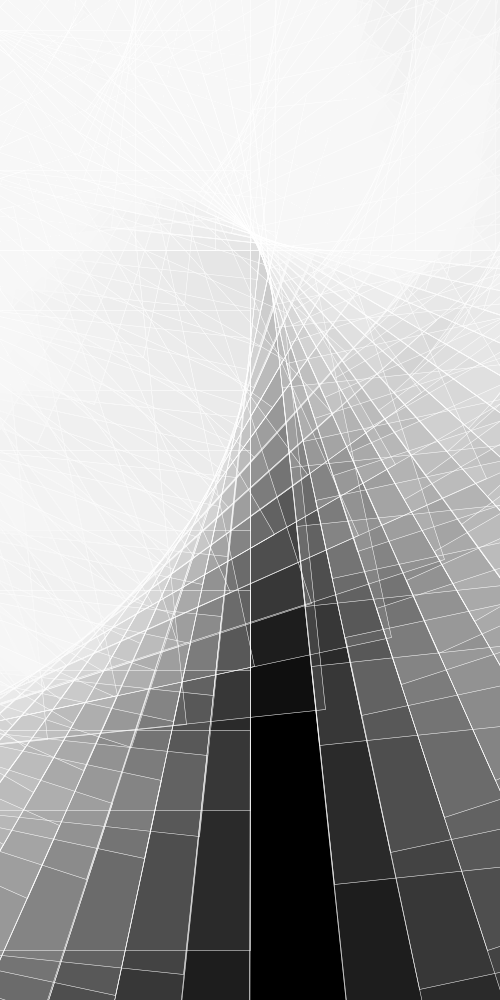
Frame 1 (no input)
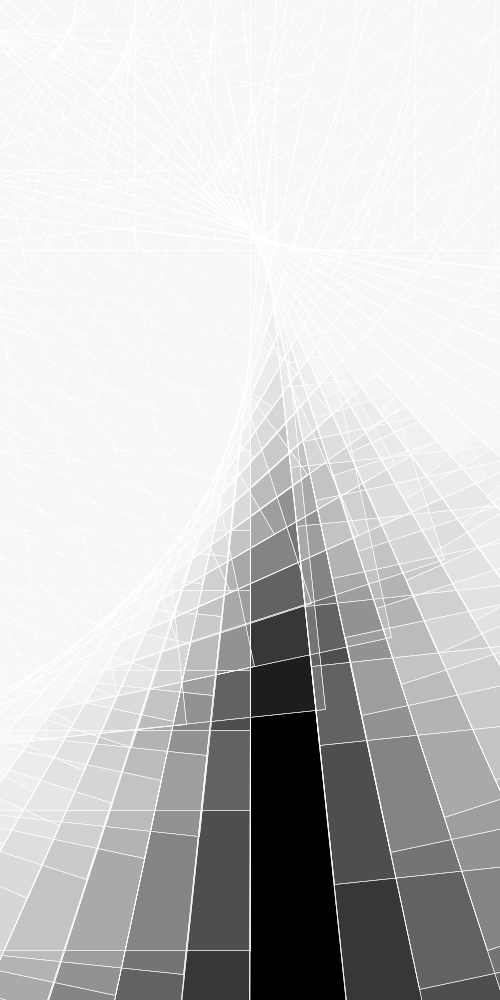
Frame 2 (the mouse pressed at the canvas centre, redrawn once)

The Processing sketch that drew these frames (run headless with seeded random() and noise(); the mouse was pressed at the canvas centre and the sketch redrawn once):

// Processing sketch: processing_32274
// ── processing_32274.pde

int change=35;
int a=700;
int d=600;
int b=500;
int c=1000;
int e=400;
int f=255;

void setup() {
  size(500,1000);
  rectMode(CENTER);
  stroke(f);
  fill(f,f,f,15);
  smooth();
  background(0);
  strokeWeight(.5);
  
}

void draw (){
  
  noLoop();
  for(int i=0; i < height; i=i+change) {
  for(int j=0; j < width; j=j+change){
    rect(j,i,b,b);
    rotate(PI/30);
    
  }
  }
}
